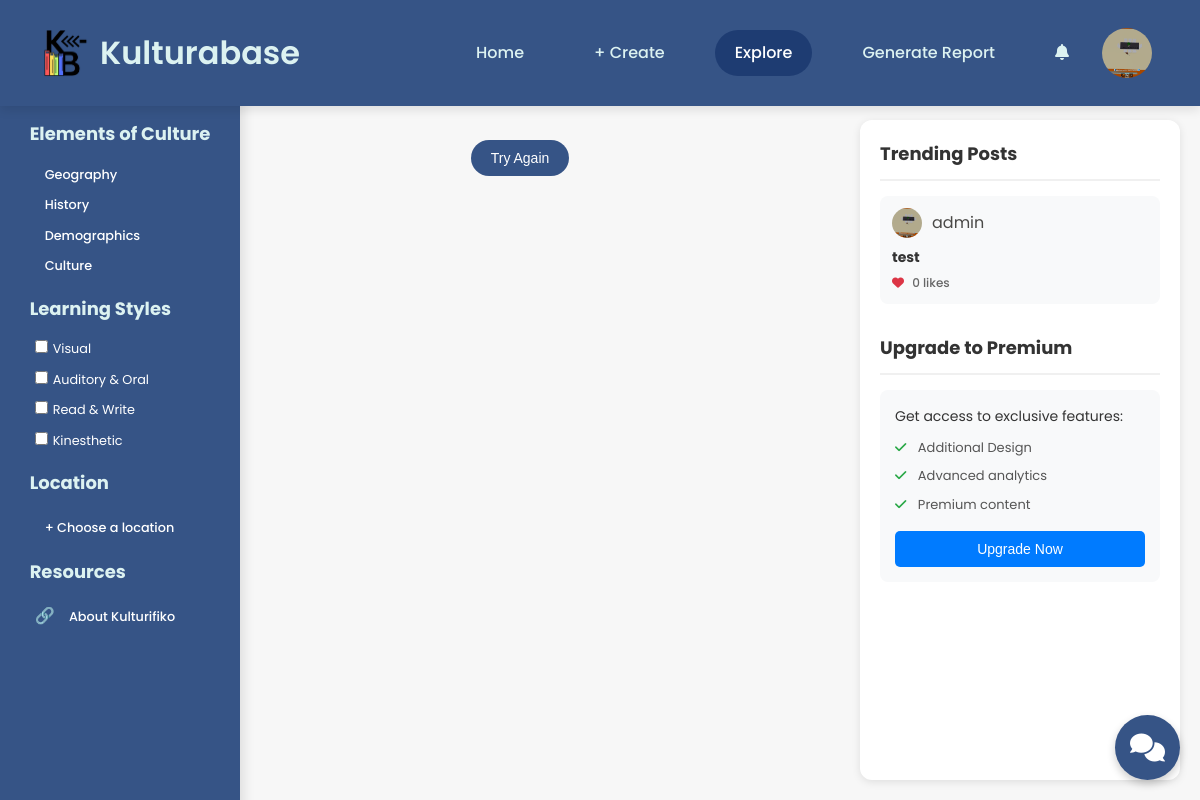
Page /user/explore.php (signed in) on the earlier database version.
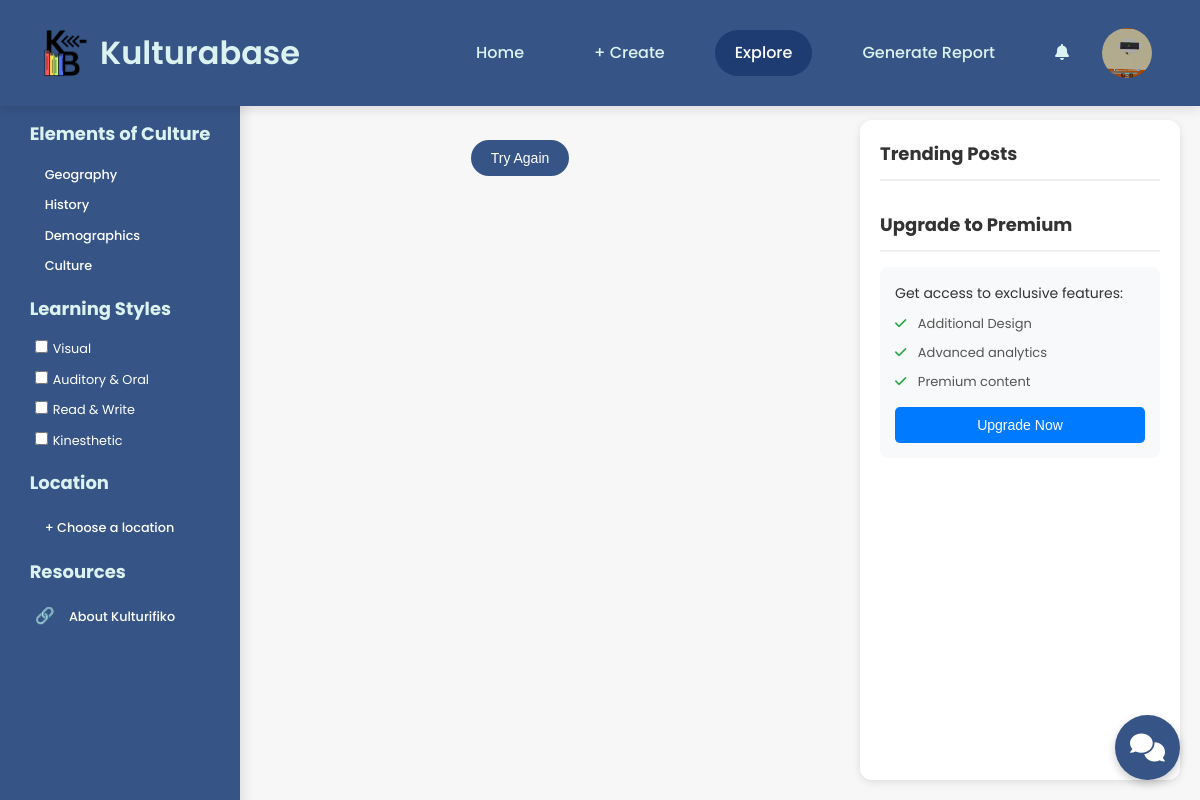
Same page on the later database version.
### tables this page shows
CREATE TABLE `posts` (
  `id` int(11) NOT NULL,
  `user_id` int(11) NOT NULL,
  `title` varchar(300) NOT NULL,
  `description` text NOT NULL,
  `file_path` varchar(255) DEFAULT NULL,
  `culture_elements` varchar(255) DEFAULT NULL,
  `learning_styles` varchar(255) DEFAULT NULL,
  `created_at` timestamp NOT NULL DEFAULT current_timestamp()
);

CREATE TABLE `users` (
  `id` int(11) NOT NULL,
  `email` varchar(255) NOT NULL,
  `username` varchar(255) NOT NULL,
  `password` varchar(255) NOT NULL,
  `full_name` varchar(255) NOT NULL,
  `about` text DEFAULT NULL,
  `location` varchar(255) DEFAULT NULL,
  `birthday` date DEFAULT NULL,
  `website` varchar(255) DEFAULT NULL,
  `skills` text DEFAULT NULL,
  `profile_picture` varchar(255) DEFAULT 'user/assets/hero/v07_20@Shanks.png',
  `isAdmin` tinyint(1) NOT NULL DEFAULT 0
);

### user/components/explore/trend.php (the view, shortened to what this page needs)
<?php
function getTrendingPosts($conn, $limit = 5) {
    $query = "
        SELECT p.*, u.username, u.profile_picture,
        COUNT(l.id) as like_count
        FROM posts p
        JOIN users u ON p.user_id = u.id
        LEFT JOIN likes l ON p.id = l.post_id AND l.is_active = 1
        GROUP BY p.id
        ORDER BY like_count DESC, p.created_at DESC
        LIMIT ?
    ";
    $stmt = $conn->prepare($query);
    $stmt->bind_param("i", $limit);
    $stmt->execute();
    return $stmt->get_result();
}
?>
<div class="right-sidebar">
    <div class="trending-section">
        <h3>Trending Posts</h3>
        <div class="trending-posts">
            <?php
            $trending_posts = getTrendingPosts($conn);
            while ($post = $trending_posts->fetch_assoc()) {
                echo "
                <div class='trending-post'>
                    <div class='trending-header'>
                        <img src='{$post['profile_picture']}' alt='Profile' class='trending-profile-pic'>
                        <span>{$post['username']}</span>
                    </div>
                    <div class='trending-content'>
                        <h4>{$post['title']}</h4>
                        <p class='like-count'><i class='fas fa-heart'></i> {$post['like_count']} likes</p>
                    </div>
                </div>
                ";
            }
            ?>
        </div>
    </div>
    <div class="premium-section">
        <h3>Upgrade to Premium</h3>
        <div class="premium-content">
            <p>Get access to exclusive features:</p>
            <ul>
                <li><i class="fas fa-check"></i> Additional Design</li>
                <li><i class="fas fa-check"></i> Advanced analytics</li>
                <li><i class="fas fa-check"></i> Premium content</li>
            </ul>
            <button class="upgrade-button" onclick="window.location.href='premium.php'">
                Upgrade Now
            </button>
        </div>
    </div>
</div>

Differences in the rows shown:
removed posts: user.profile_picture (picture), user.username "admin", title "test", like_count "0"
